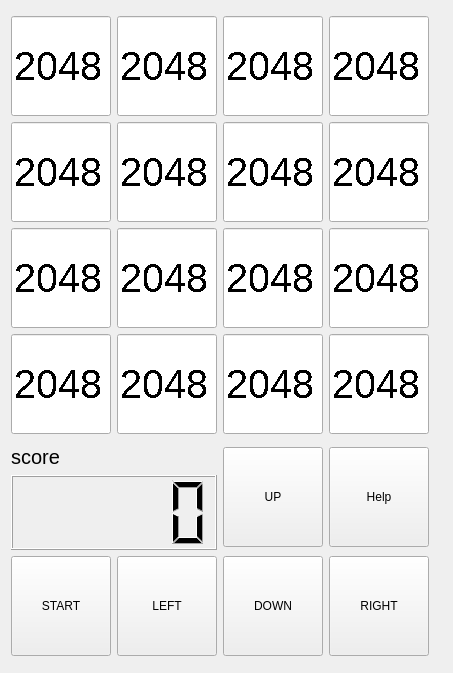
<?xml version="1.0" encoding="UTF-8"?>
<ui version="4.0">
 <class>Form</class>
 <widget class="QWidget" name="Form">
  <property name="geometry">
   <rect>
    <x>0</x>
    <y>0</y>
    <width>448</width>
    <height>673</height>
   </rect>
  </property>
  <property name="windowTitle">
   <string>Form</string>
  </property>
  <layout class="QHBoxLayout" name="horizontalLayout_10">
   <item>
    <layout class="QVBoxLayout" name="verticalLayout_4">
     <item>
      <layout class="QVBoxLayout" name="verticalLayout">
       <item>
        <layout class="QHBoxLayout" name="horizontalLayout">
         <item>
          <widget class="QLineEdit" name="le00">
           <property name="minimumSize">
            <size>
             <width>100</width>
             <height>100</height>
            </size>
           </property>
           <property name="maximumSize">
            <size>
             <width>100</width>
             <height>100</height>
            </size>
           </property>
           <property name="font">
            <font>
             <pointsize>30</pointsize>
             <stylestrategy>NoAntialias</stylestrategy>
            </font>
           </property>
           <property name="cursor">
            <cursorShape>SizeVerCursor</cursorShape>
           </property>
           <property name="contextMenuPolicy">
            <enum>Qt::DefaultContextMenu</enum>
           </property>
           <property name="text">
            <string>2048</string>
           </property>
          </widget>
         </item>
         <item>
          <widget class="QLineEdit" name="le01">
           <property name="minimumSize">
            <size>
             <width>100</width>
             <height>100</height>
            </size>
           </property>
           <property name="maximumSize">
            <size>
             <width>100</width>
             <height>100</height>
            </size>
           </property>
           <property name="font">
            <font>
             <pointsize>30</pointsize>
             <stylestrategy>NoAntialias</stylestrategy>
            </font>
           </property>
           <property name="cursor">
            <cursorShape>SizeVerCursor</cursorShape>
           </property>
           <property name="contextMenuPolicy">
            <enum>Qt::DefaultContextMenu</enum>
           </property>
           <property name="text">
            <string>2048</string>
           </property>
          </widget>
         </item>
         <item>
          <widget class="QLineEdit" name="le02">
           <property name="minimumSize">
            <size>
             <width>100</width>
             <height>100</height>
            </size>
           </property>
           <property name="maximumSize">
            <size>
             <width>100</width>
             <height>100</height>
            </size>
           </property>
           <property name="font">
            <font>
             <pointsize>30</pointsize>
             <stylestrategy>NoAntialias</stylestrategy>
            </font>
           </property>
           <property name="cursor">
            <cursorShape>SizeVerCursor</cursorShape>
           </property>
           <property name="contextMenuPolicy">
            <enum>Qt::DefaultContextMenu</enum>
           </property>
           <property name="text">
            <string>2048</string>
           </property>
          </widget>
         </item>
         <item>
          <widget class="QLineEdit" name="le03">
           <property name="minimumSize">
            <size>
             <width>100</width>
             <height>100</height>
            </size>
           </property>
           <property name="maximumSize">
            <size>
             <width>100</width>
             <height>100</height>
            </size>
           </property>
           <property name="font">
            <font>
             <pointsize>30</pointsize>
             <stylestrategy>NoAntialias</stylestrategy>
            </font>
           </property>
           <property name="cursor">
            <cursorShape>SizeVerCursor</cursorShape>
           </property>
           <property name="contextMenuPolicy">
            <enum>Qt::DefaultContextMenu</enum>
           </property>
           <property name="text">
            <string>2048</string>
           </property>
          </widget>
         </item>
        </layout>
       </item>
       <item>
        <layout class="QHBoxLayout" name="horizontalLayout_4">
         <item>
          <widget class="QLineEdit" name="le10">
           <property name="minimumSize">
            <size>
             <width>100</width>
             <height>100</height>
            </size>
           </property>
           <property name="maximumSize">
            <size>
             <width>100</width>
             <height>100</height>
            </size>
           </property>
           <property name="font">
            <font>
             <pointsize>30</pointsize>
             <stylestrategy>NoAntialias</stylestrategy>
            </font>
           </property>
           <property name="cursor">
            <cursorShape>SizeVerCursor</cursorShape>
           </property>
           <property name="contextMenuPolicy">
            <enum>Qt::DefaultContextMenu</enum>
           </property>
           <property name="text">
            <string>2048</string>
           </property>
          </widget>
         </item>
         <item>
          <widget class="QLineEdit" name="le11">
           <property name="minimumSize">
            <size>
             <width>100</width>
             <height>100</height>
            </size>
           </property>
           <property name="maximumSize">
            <size>
             <width>100</width>
             <height>100</height>
            </size>
           </property>
           <property name="font">
            <font>
             <pointsize>30</pointsize>
             <stylestrategy>NoAntialias</stylestrategy>
            </font>
           </property>
           <property name="cursor">
            <cursorShape>SizeVerCursor</cursorShape>
           </property>
           <property name="contextMenuPolicy">
            <enum>Qt::DefaultContextMenu</enum>
           </property>
           <property name="text">
            <string>2048</string>
           </property>
          </widget>
         </item>
         <item>
          <widget class="QLineEdit" name="le12">
           <property name="minimumSize">
            <size>
             <width>100</width>
             <height>100</height>
            </size>
           </property>
           <property name="maximumSize">
            <size>
             <width>100</width>
             <height>100</height>
            </size>
           </property>
           <property name="font">
            <font>
             <pointsize>30</pointsize>
             <stylestrategy>NoAntialias</stylestrategy>
            </font>
           </property>
           <property name="cursor">
            <cursorShape>SizeVerCursor</cursorShape>
           </property>
           <property name="contextMenuPolicy">
            <enum>Qt::DefaultContextMenu</enum>
           </property>
           <property name="text">
            <string>2048</string>
           </property>
          </widget>
         </item>
         <item>
          <widget class="QLineEdit" name="le13">
           <property name="minimumSize">
            <size>
             <width>100</width>
             <height>100</height>
            </size>
           </property>
           <property name="maximumSize">
            <size>
             <width>100</width>
             <height>100</height>
            </size>
           </property>
           <property name="font">
            <font>
             <pointsize>30</pointsize>
             <stylestrategy>NoAntialias</stylestrategy>
            </font>
           </property>
           <property name="cursor">
            <cursorShape>SizeVerCursor</cursorShape>
           </property>
           <property name="contextMenuPolicy">
            <enum>Qt::DefaultContextMenu</enum>
           </property>
           <property name="text">
            <string>2048</string>
           </property>
          </widget>
         </item>
        </layout>
       </item>
       <item>
        <layout class="QHBoxLayout" name="horizontalLayout_5">
         <item>
          <widget class="QLineEdit" name="le20">
           <property name="minimumSize">
            <size>
             <width>100</width>
             <height>100</height>
            </size>
           </property>
           <property name="maximumSize">
            <size>
             <width>100</width>
             <height>100</height>
            </size>
           </property>
           <property name="font">
            <font>
             <pointsize>30</pointsize>
             <stylestrategy>NoAntialias</stylestrategy>
            </font>
           </property>
           <property name="cursor">
            <cursorShape>SizeVerCursor</cursorShape>
           </property>
           <property name="contextMenuPolicy">
            <enum>Qt::DefaultContextMenu</enum>
           </property>
           <property name="text">
            <string>2048</string>
           </property>
          </widget>
         </item>
         <item>
          <widget class="QLineEdit" name="le21">
           <property name="minimumSize">
            <size>
             <width>100</width>
             <height>100</height>
            </size>
           </property>
           <property name="maximumSize">
            <size>
             <width>100</width>
             <height>100</height>
            </size>
           </property>
           <property name="font">
            <font>
             <pointsize>30</pointsize>
             <stylestrategy>NoAntialias</stylestrategy>
            </font>
           </property>
           <property name="cursor">
            <cursorShape>SizeVerCursor</cursorShape>
           </property>
           <property name="contextMenuPolicy">
            <enum>Qt::DefaultContextMenu</enum>
           </property>
           <property name="text">
            <string>2048</string>
           </property>
          </widget>
         </item>
         <item>
          <widget class="QLineEdit" name="le22">
           <property name="minimumSize">
            <size>
             <width>100</width>
             <height>100</height>
            </size>
           </property>
           <property name="maximumSize">
            <size>
             <width>100</width>
             <height>100</height>
            </size>
           </property>
           <property name="font">
            <font>
             <pointsize>30</pointsize>
             <stylestrategy>NoAntialias</stylestrategy>
            </font>
           </property>
           <property name="cursor">
            <cursorShape>SizeVerCursor</cursorShape>
           </property>
           <property name="contextMenuPolicy">
            <enum>Qt::DefaultContextMenu</enum>
           </property>
           <property name="text">
            <string>2048</string>
           </property>
          </widget>
         </item>
         <item>
          <widget class="QLineEdit" name="le23">
           <property name="minimumSize">
            <size>
             <width>100</width>
             <height>100</height>
            </size>
           </property>
           <property name="maximumSize">
            <size>
             <width>100</width>
             <height>100</height>
            </size>
           </property>
           <property name="font">
            <font>
             <pointsize>30</pointsize>
             <stylestrategy>NoAntialias</stylestrategy>
            </font>
           </property>
           <property name="cursor">
            <cursorShape>SizeVerCursor</cursorShape>
           </property>
           <property name="contextMenuPolicy">
            <enum>Qt::DefaultContextMenu</enum>
           </property>
           <property name="text">
            <string>2048</string>
           </property>
          </widget>
         </item>
        </layout>
       </item>
       <item>
        <layout class="QHBoxLayout" name="horizontalLayout_6">
         <item>
          <widget class="QLineEdit" name="le30">
           <property name="minimumSize">
            <size>
             <width>100</width>
             <height>100</height>
            </size>
           </property>
           <property name="maximumSize">
            <size>
             <width>100</width>
             <height>100</height>
            </size>
           </property>
           <property name="font">
            <font>
             <pointsize>30</pointsize>
             <stylestrategy>NoAntialias</stylestrategy>
            </font>
           </property>
           <property name="cursor">
            <cursorShape>SizeVerCursor</cursorShape>
           </property>
           <property name="contextMenuPolicy">
            <enum>Qt::DefaultContextMenu</enum>
           </property>
           <property name="text">
            <string>2048</string>
           </property>
          </widget>
         </item>
         <item>
          <widget class="QLineEdit" name="le31">
           <property name="minimumSize">
            <size>
             <width>100</width>
             <height>100</height>
            </size>
           </property>
           <property name="maximumSize">
            <size>
             <width>100</width>
             <height>100</height>
            </size>
           </property>
           <property name="font">
            <font>
             <pointsize>30</pointsize>
             <stylestrategy>NoAntialias</stylestrategy>
            </font>
           </property>
           <property name="cursor">
            <cursorShape>SizeVerCursor</cursorShape>
           </property>
           <property name="contextMenuPolicy">
            <enum>Qt::DefaultContextMenu</enum>
           </property>
           <property name="text">
            <string>2048</string>
           </property>
          </widget>
         </item>
         <item>
          <widget class="QLineEdit" name="le32">
           <property name="minimumSize">
            <size>
             <width>100</width>
             <height>100</height>
            </size>
           </property>
           <property name="maximumSize">
            <size>
             <width>100</width>
             <height>100</height>
            </size>
           </property>
           <property name="font">
            <font>
             <pointsize>30</pointsize>
             <stylestrategy>NoAntialias</stylestrategy>
            </font>
           </property>
           <property name="cursor">
            <cursorShape>SizeVerCursor</cursorShape>
           </property>
           <property name="contextMenuPolicy">
            <enum>Qt::DefaultContextMenu</enum>
           </property>
           <property name="text">
            <string>2048</string>
           </property>
          </widget>
         </item>
         <item>
          <widget class="QLineEdit" name="le33">
           <property name="minimumSize">
            <size>
             <width>100</width>
             <height>100</height>
            </size>
           </property>
           <property name="maximumSize">
            <size>
             <width>100</width>
             <height>100</height>
            </size>
           </property>
           <property name="font">
            <font>
             <pointsize>30</pointsize>
             <stylestrategy>NoAntialias</stylestrategy>
            </font>
           </property>
           <property name="cursor">
            <cursorShape>SizeVerCursor</cursorShape>
           </property>
           <property name="contextMenuPolicy">
            <enum>Qt::DefaultContextMenu</enum>
           </property>
           <property name="text">
            <string>2048</string>
           </property>
          </widget>
         </item>
        </layout>
       </item>
      </layout>
     </item>
     <item>
      <layout class="QVBoxLayout" name="verticalLayout_3">
       <item>
        <layout class="QHBoxLayout" name="horizontalLayout_9">
         <item>
          <layout class="QVBoxLayout" name="verticalLayout_2">
           <item>
            <widget class="QLabel" name="label_2">
             <property name="maximumSize">
              <size>
               <width>200</width>
               <height>25</height>
              </size>
             </property>
             <property name="font">
              <font>
               <pointsize>15</pointsize>
              </font>
             </property>
             <property name="text">
              <string>score</string>
             </property>
            </widget>
           </item>
           <item>
            <widget class="QLCDNumber" name="lcdNumber">
             <property name="minimumSize">
              <size>
               <width>200</width>
               <height>75</height>
              </size>
             </property>
            </widget>
           </item>
          </layout>
         </item>
         <item>
          <layout class="QHBoxLayout" name="horizontalLayout_8">
           <item>
            <widget class="QPushButton" name="pushButton_up">
             <property name="minimumSize">
              <size>
               <width>100</width>
               <height>100</height>
              </size>
             </property>
             <property name="maximumSize">
              <size>
               <width>100</width>
               <height>100</height>
              </size>
             </property>
             <property name="text">
              <string>UP</string>
             </property>
            </widget>
           </item>
           <item>
            <widget class="QPushButton" name="pushButton_help">
             <property name="minimumSize">
              <size>
               <width>100</width>
               <height>100</height>
              </size>
             </property>
             <property name="maximumSize">
              <size>
               <width>100</width>
               <height>100</height>
              </size>
             </property>
             <property name="text">
              <string>Help</string>
             </property>
            </widget>
           </item>
          </layout>
         </item>
        </layout>
       </item>
       <item>
        <layout class="QHBoxLayout" name="horizontalLayout_7">
         <item>
          <widget class="QPushButton" name="pushButton_start">
           <property name="minimumSize">
            <size>
             <width>100</width>
             <height>100</height>
            </size>
           </property>
           <property name="maximumSize">
            <size>
             <width>100</width>
             <height>100</height>
            </size>
           </property>
           <property name="text">
            <string>START</string>
           </property>
          </widget>
         </item>
         <item>
          <widget class="QPushButton" name="pushButton_left">
           <property name="minimumSize">
            <size>
             <width>100</width>
             <height>100</height>
            </size>
           </property>
           <property name="maximumSize">
            <size>
             <width>100</width>
             <height>100</height>
            </size>
           </property>
           <property name="text">
            <string>LEFT</string>
           </property>
          </widget>
         </item>
         <item>
          <widget class="QPushButton" name="pushButton_down">
           <property name="minimumSize">
            <size>
             <width>100</width>
             <height>100</height>
            </size>
           </property>
           <property name="maximumSize">
            <size>
             <width>100</width>
             <height>100</height>
            </size>
           </property>
           <property name="text">
            <string>DOWN</string>
           </property>
          </widget>
         </item>
         <item>
          <widget class="QPushButton" name="pushButton_right">
           <property name="minimumSize">
            <size>
             <width>100</width>
             <height>100</height>
            </size>
           </property>
           <property name="maximumSize">
            <size>
             <width>100</width>
             <height>100</height>
            </size>
           </property>
           <property name="text">
            <string>RIGHT</string>
           </property>
          </widget>
         </item>
        </layout>
       </item>
      </layout>
     </item>
    </layout>
   </item>
   <item>
    <widget class="QLabel" name="label">
     <property name="text">
      <string/>
     </property>
    </widget>
   </item>
  </layout>
 </widget>
 <resources/>
 <connections/>
</ui>
